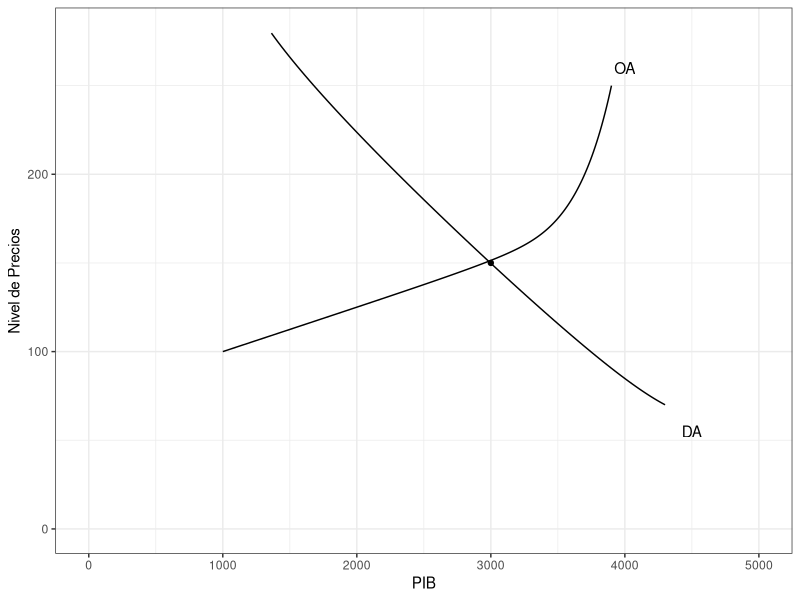

Here is the R script that generated this plot:
## ---- chunk 1
library(tidyverse)

OA <- Hmisc::bezier(
  x=c(1000, 3000, 3200, 3300, 3500, 3700, 3900),
  y=c(100, 150, 155, 160, 170, 180, 250)
) %>% 
  as_tibble


DA <- Hmisc::bezier(
  x=c(1200, 1500, 3000, 3800, 4300),
  y=c(300, 250, 150, 90, 70)
) %>% 
  as_tibble()

ggplot(data.frame(), aes(x, y)) + 
  geom_line(data = OA) +
  geom_line(data = DA) +
  scale_x_continuous(limits =c(0, 5000)) + 
  scale_y_continuous(limits = c(0, 280)) + 
  geom_point(data=tibble(x=3000, y=150)) + 
  annotate("text", x=4500, y=55, label="DA") + 
  annotate("text", x=4000, y=260, label="OA") + 
  labs(y="Nivel de Precios", x="PIB") +
  theme_bw()
